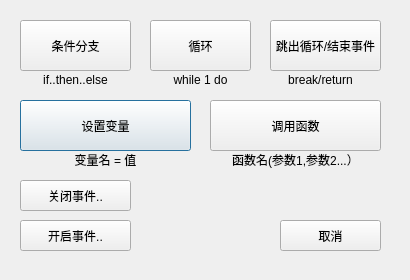
<?xml version="1.0" encoding="UTF-8"?>
<ui version="4.0">
 <class>DlgChoseActionType</class>
 <widget class="QDialog" name="DlgChoseActionType">
  <property name="geometry">
   <rect>
    <x>0</x>
    <y>0</y>
    <width>410</width>
    <height>280</height>
   </rect>
  </property>
  <property name="minimumSize">
   <size>
    <width>410</width>
    <height>280</height>
   </size>
  </property>
  <property name="windowTitle">
   <string>新建动作</string>
  </property>
  <widget class="QPushButton" name="btnSetVar">
   <property name="geometry">
    <rect>
     <x>20</x>
     <y>100</y>
     <width>171</width>
     <height>51</height>
    </rect>
   </property>
   <property name="text">
    <string>设置变量</string>
   </property>
  </widget>
  <widget class="QPushButton" name="btnCallFunc">
   <property name="geometry">
    <rect>
     <x>210</x>
     <y>100</y>
     <width>171</width>
     <height>51</height>
    </rect>
   </property>
   <property name="text">
    <string>调用函数</string>
   </property>
  </widget>
  <widget class="QLabel" name="lblSetVar">
   <property name="geometry">
    <rect>
     <x>20</x>
     <y>150</y>
     <width>171</width>
     <height>20</height>
    </rect>
   </property>
   <property name="text">
    <string>变量名 = 值</string>
   </property>
   <property name="alignment">
    <set>Qt::AlignCenter</set>
   </property>
  </widget>
  <widget class="QLabel" name="lblCallFunc">
   <property name="geometry">
    <rect>
     <x>210</x>
     <y>150</y>
     <width>171</width>
     <height>20</height>
    </rect>
   </property>
   <property name="text">
    <string>函数名(参数1,参数2...）</string>
   </property>
   <property name="alignment">
    <set>Qt::AlignCenter</set>
   </property>
  </widget>
  <widget class="QPushButton" name="btnChoice">
   <property name="geometry">
    <rect>
     <x>20</x>
     <y>20</y>
     <width>111</width>
     <height>51</height>
    </rect>
   </property>
   <property name="text">
    <string>条件分支</string>
   </property>
  </widget>
  <widget class="QPushButton" name="btnLoop">
   <property name="geometry">
    <rect>
     <x>150</x>
     <y>20</y>
     <width>101</width>
     <height>51</height>
    </rect>
   </property>
   <property name="text">
    <string>循环</string>
   </property>
  </widget>
  <widget class="QPushButton" name="btnEnd">
   <property name="geometry">
    <rect>
     <x>270</x>
     <y>20</y>
     <width>111</width>
     <height>51</height>
    </rect>
   </property>
   <property name="text">
    <string>跳出循环/结束事件</string>
   </property>
  </widget>
  <widget class="QLabel" name="label_3">
   <property name="geometry">
    <rect>
     <x>20</x>
     <y>70</y>
     <width>111</width>
     <height>20</height>
    </rect>
   </property>
   <property name="text">
    <string>if..then..else</string>
   </property>
   <property name="alignment">
    <set>Qt::AlignCenter</set>
   </property>
  </widget>
  <widget class="QLabel" name="label_4">
   <property name="geometry">
    <rect>
     <x>150</x>
     <y>70</y>
     <width>101</width>
     <height>20</height>
    </rect>
   </property>
   <property name="text">
    <string>while 1 do</string>
   </property>
   <property name="alignment">
    <set>Qt::AlignCenter</set>
   </property>
  </widget>
  <widget class="QLabel" name="label_5">
   <property name="geometry">
    <rect>
     <x>270</x>
     <y>70</y>
     <width>101</width>
     <height>20</height>
    </rect>
   </property>
   <property name="text">
    <string>break/return</string>
   </property>
   <property name="alignment">
    <set>Qt::AlignCenter</set>
   </property>
  </widget>
  <widget class="QPushButton" name="btnOpenEvent">
   <property name="geometry">
    <rect>
     <x>20</x>
     <y>220</y>
     <width>111</width>
     <height>31</height>
    </rect>
   </property>
   <property name="text">
    <string>开启事件..</string>
   </property>
  </widget>
  <widget class="QPushButton" name="btnCloseEvent">
   <property name="geometry">
    <rect>
     <x>20</x>
     <y>180</y>
     <width>111</width>
     <height>31</height>
    </rect>
   </property>
   <property name="text">
    <string>关闭事件..</string>
   </property>
  </widget>
  <widget class="QPushButton" name="btnCancel">
   <property name="geometry">
    <rect>
     <x>280</x>
     <y>220</y>
     <width>101</width>
     <height>31</height>
    </rect>
   </property>
   <property name="text">
    <string>取消</string>
   </property>
  </widget>
 </widget>
 <resources/>
 <connections/>
</ui>
